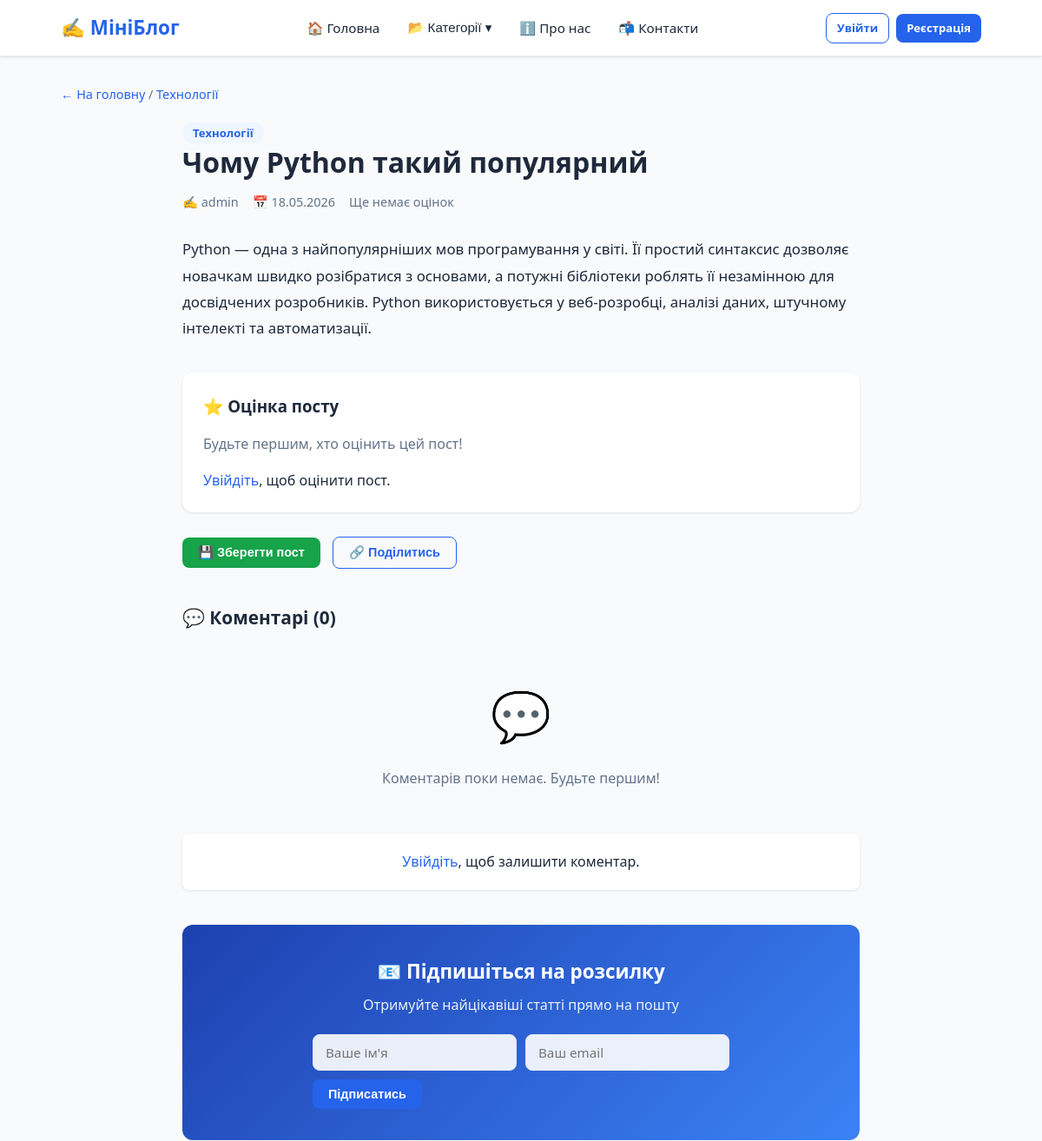
/post/chomu-python-takij-populyarnij/ (upper part), run on an earlier commit of the app's database.
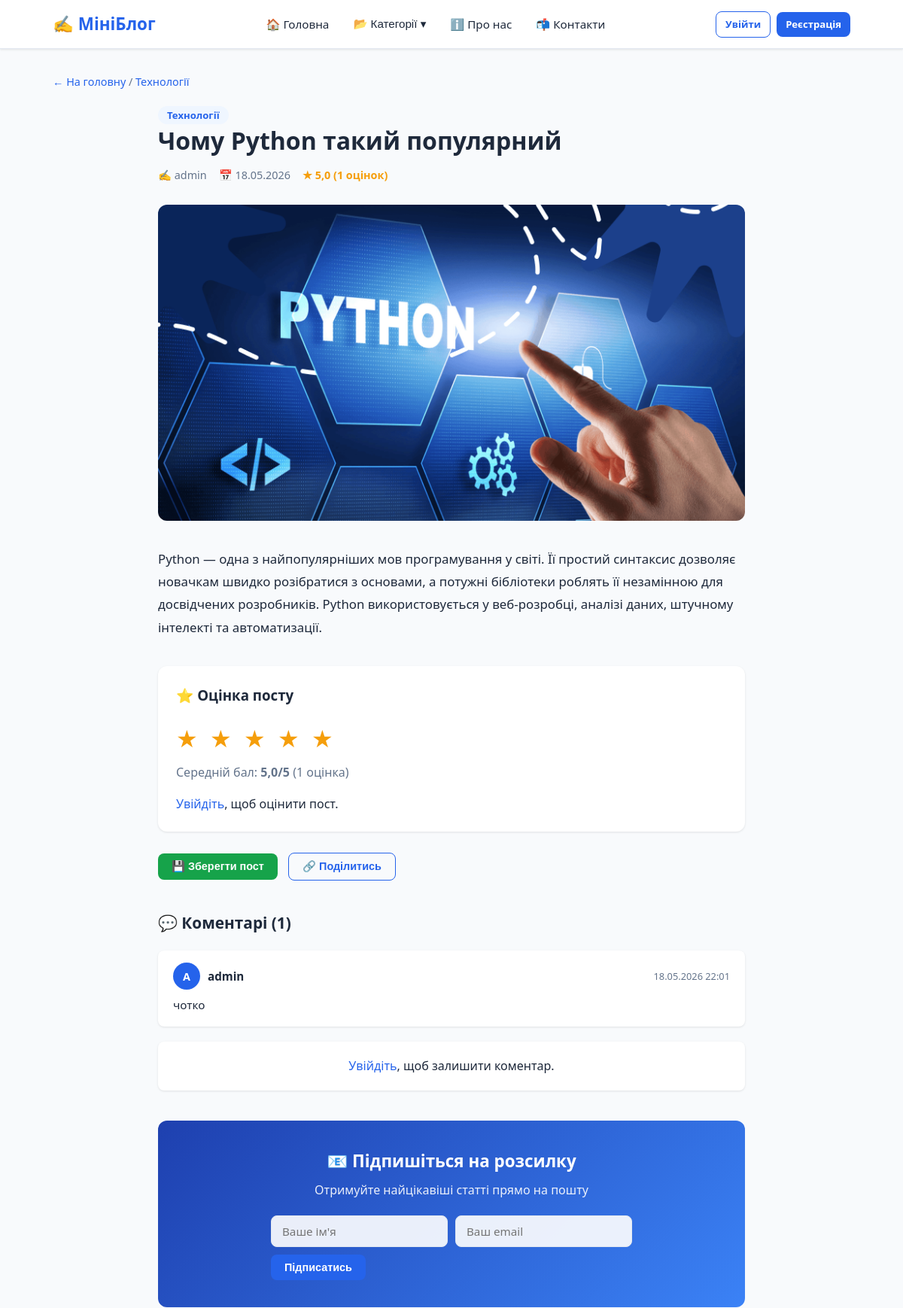
And on a later commit of the database.
### blog/models.py (models this page shows, shortened)
class Post(models.Model):
    title = models.CharField(max_length=200, verbose_name='Заголовок')
    slug = models.SlugField(unique=True, verbose_name='URL')
    content = models.TextField(verbose_name='Зміст')
    image = models.ImageField(upload_to='posts/', blank=True, null=True, verbose_name='Зображення')
    author = models.ForeignKey(User, on_delete=models.CASCADE, verbose_name='Автор')
    category = models.ForeignKey(Category, on_delete=models.SET_NULL, null=True, blank=True,
                                  related_name='posts', verbose_name='Категорія')
    is_published = models.BooleanField(default=True, verbose_name='Опублікований')
    created_at = models.DateTimeField(auto_now_add=True, verbose_name='Створено о')
    updated_at = models.DateTimeField(auto_now=True, verbose_name='Оновлено о')
    class Meta:
        verbose_name = 'Пост'
        verbose_name_plural = 'Пости'
        ordering = ['-created_at']
    def average_rating(self):
        ratings = self.ratings.all()
        if ratings.exists():
            return round(sum(r.score for r in ratings) / ratings.count(), 1)
        return None
    def rating_count(self):
        return self.ratings.count()

class Category(models.Model):
    name = models.CharField(max_length=100, verbose_name='Назва категорії')
    slug = models.SlugField(unique=True, verbose_name='URL')
    description = models.TextField(blank=True, verbose_name='Опис')
    created_at = models.DateTimeField(auto_now_add=True, verbose_name='Створено о')
    updated_at = models.DateTimeField(auto_now=True, verbose_name='Оновлено о')
    class Meta:
        verbose_name = 'Категорія'
        verbose_name_plural = 'Категорії'
        ordering = ['name']

class Comment(models.Model):
    post = models.ForeignKey(Post, on_delete=models.CASCADE,
                              related_name='comments', verbose_name='Пост')
    author = models.ForeignKey(User, on_delete=models.CASCADE, verbose_name='Автор')
    content = models.TextField(verbose_name='Текст коментаря')
    created_at = models.DateTimeField(auto_now_add=True, verbose_name='Створено о')
    updated_at = models.DateTimeField(auto_now=True, verbose_name='Оновлено о')
    class Meta:
        verbose_name = 'Коментар'
        verbose_name_plural = 'Коментарі'
        ordering = ['-created_at']

### blog/views.py (the view)
# urls.py: path('post/<slug:slug>/', views.post_detail, name='post_detail'),
def post_detail(request, slug):
    post = get_object_or_404(Post, slug=slug, is_published=True)
    comments = post.comments.select_related('author').order_by('-created_at')
    avg_rating = post.average_rating()
    rating_count = post.rating_count()
    user_rating = None
    if request.user.is_authenticated:
        try:
            user_rating = Rating.objects.get(post=post, user=request.user)
        except Rating.DoesNotExist:
            pass
    comment_form = CommentForm()
    rating_form = RatingForm()
    newsletter_form = NewsletterForm()
    context = {
        'title': post.title,
        'post': post,
        'comments': comments,
        'comment_form': comment_form,
        'rating_form': rating_form,
        'newsletter_form': newsletter_form,
        'avg_rating': avg_rating,
        'rating_count': rating_count,
        'user_rating': user_rating,
        'categories': Category.objects.all(),
    }
    return render(request, 'blog/post_detail.html', context)

### blog/forms.py
class CommentForm(forms.ModelForm):
    class Meta:
        model = Comment
        fields = ['content']
        widgets = {
            'content': forms.Textarea(attrs={
                'rows': 4,
                'placeholder': 'Напишіть свій коментар...',
                'class': 'form-control'
            })
        }
        labels = {'content': 'Коментар'}

class RatingForm(forms.ModelForm):
    SCORE_CHOICES = [(i, f'{i} ★') for i in range(1, 6)]
    score = forms.ChoiceField(
        choices=SCORE_CHOICES,
        widget=forms.RadioSelect(attrs={'class': 'rating-radio'}),
        label='Ваша оцінка'
    )
    class Meta:
        model = Rating
        fields = ['score']

### blog/templates/blog/post_detail.html (shortened to what the changed rows need)
{% extends 'blog/base.html' %}
{% block content %}
<div class="page-nav">
    <a href="{% url 'home' %}">← На головну</a>
    {% if post.category %}
        / <a href="{% url 'category_detail' post.category.slug %}">{{ post.category.name }}</a>
    {% endif %}
</div>
<div class="post-detail">
    <div class="post-detail__header">
        {% if post.category %}
            <a href="{% url 'category_detail' post.category.slug %}" class="post-detail__category">
                {{ post.category.name }}
            </a>
        {% endif %}
        <h1 class="post-detail__title">{{ post.title }}</h1>
        <div class="post-detail__meta">
            <span>✍️ {{ post.author.username }}</span>
            <span>📅 {{ post.created_at|date:"d.m.Y" }}</span>
            {% if avg_rating %}
                <span style="color:#f59e0b;font-weight:600;">★ {{ avg_rating }} ({{ rating_count }} оцінок)</span>
            {% else %}
                <span style="color:var(--text-light);">Ще немає оцінок</span>
            {% endif %}
        </div>
    </div>
    {% if post.image %}
        <img src="{{ post.image.url }}" alt="{{ post.title }}" class="post-detail__img">
    {% endif %}
    <div class="post-detail__content">
        {{ post.content|linebreaks }}
    </div>
    <div class="rating-section">
        <h3>⭐ Оцінка посту</h3>
        {% if avg_rating %}
            <div class="rating-stars">
                {% for i in "12345" %}
                    {% if forloop.counter <= avg_rating %}★{% else %}☆{% endif %}
                {% endfor %}
            </div>
            <p style="color:var(--text-light);margin-bottom:16px;">
                Середній бал: <strong>{{ avg_rating }}/5</strong> ({{ rating_count }} {% if rating_count == 1 %}оцінка{% else %}оцінок{% endif %})
            </p>
        {% else %}
            <p style="color:var(--text-light);margin-bottom:16px;">Будьте першим, хто оцінить цей пост!</p>
        {% endif %}
        {% if user.is_authenticated %}
            {% if user_rating %}
                <p style="color:var(--success);margin-bottom:12px;">
                    ✅ Ваша оцінка: <strong>{{ user_rating.score }}/5</strong>. Можете змінити:
                </p>
            {% else %}
                <p style="margin-bottom:12px;">Ваша оцінка:</p>
            {% endif %}
            <form action="{% url 'rate_post' post.slug %}" method="post">
                {% csrf_token %}
                <div class="rating-radio">
                    {% for value, label in rating_form.score.field.choices %}
                        <label style="cursor:pointer;">
                            <input type="radio" name="score" value="{{ value }}"
                                {% if user_rating and user_rating.score == value %}checked{% endif %}
                                style="display:none;">
                            <span style="font-size:1.8rem;">{{ label }}</span>
                        </label>
                    {% endfor %}
                </div>
                <button type="submit" class="btn btn-primary btn-sm">Оцінити</button>
            </form>
        {% else %}
            <p><a href="{% url 'login' %}?next={{ request.path }}">Увійдіть</a>, щоб оцінити пост.</p>
        {% endif %}
    </div>
    <div style="margin-bottom:32px;">
        <button class="btn btn-success">💾 Зберегти пост</button>
        <button class="btn btn-outline" style="margin-left:10px;">🔗 Поділитись</button>
    </div>
    <div class="comments-section">
        <h3>💬 Коментарі ({{ comments.count }})</h3>
        {% if comments %}
            {% for comment in comments %}
                <div class="comment">
                    <div class="comment__header">
                        <div class="comment__avatar">
                            {{ comment.author.username|first|upper }}
                        </div>
                        <span class="comment__author">{{ comment.author.username }}</span>
                        <span class="comment__date">{{ comment.created_at|date:"d.m.Y H:i" }}</span>
                    </div>
                    <p class="comment__text">{{ comment.content }}</p>
                </div>
            {% endfor %}
        {% else %}
            <div class="empty-state" style="padding:30px;">
                <div class="empty-state__icon">💬</div>
                <p>Коментарів поки немає. Будьте першим!</p>
            </div>
        {% endif %}
        {% if user.is_authenticated %}
            <div class="comment-form">
                <h4>Залишити коментар</h4>
                <form action="{% url 'add_comment' post.slug %}" method="post">
                    {% csrf_token %}
                    <div class="form-group">
                        <textarea name="content" class="form-control" rows="4"
                                  placeholder="Напишіть свій коментар..." required></textarea>
                    </div>
                    <button type="submit" class="btn btn-primary">Відправити коментар</button>
                </form>
            </div>
        {% else %}
            <div class="comment-form" style="text-align:center;">
                <p><a href="{% url 'login' %}?next={{ request.path }}">Увійдіть</a>, щоб залишити коментар.</p>
            </div>
        {% endif %}
    </div>
    <div class="newsletter-section" style="margin-top:40px;">
        <h3>📧 Підпишіться на розсилку</h3>
        <p>Отримуйте найцікавіші статті прямо на пошту</p>
        <form action="{% url 'subscribe_newsletter' %}" method="post" class="newsletter-form">
        </form>
    </div>
</div>
{% endblock %}

What changed in the data, as far as the page shows it:
changed Post "Чому Python такий популярний": image: picture added
added Comment: author.username|first "A", author.username "admin", created_at "18.05.2026 22:01", content "чотко"
Also different on the page:
{{ avg_rating }}: (not shown) → "5,0"
{{ rating_count }}: (not shown) → "1"
{{ comments.count }}: "0" → "1"
text no longer shown: "Ще немає оцінок Будьте першим, хто оцінить цей пост! 💬 Коментарів поки немає. Будьте першим!"
text now shown: "★ ( оцінок) Середній бал: /5 ( оцінка )"
